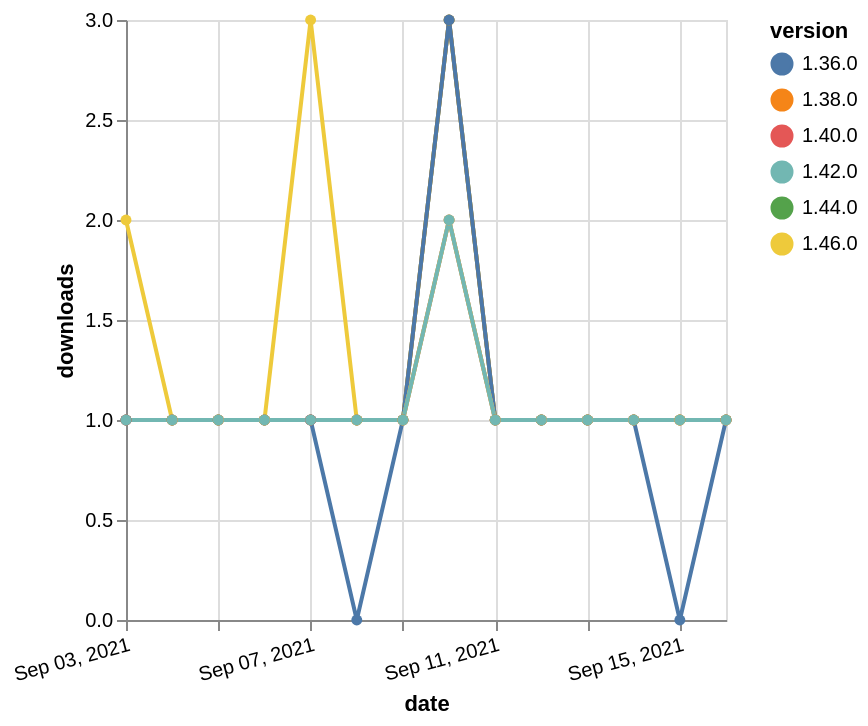

Specify this chart in Vega-Lite:
### Vega-Lite specification from a JSON file in a GitHub repository (floating-point values rounded to 4 significant figures)
{"$schema": "https://vega.github.io/schema/vega-lite/v5.json", "description": "A simple bar chart with embedded data.", "data": {"values": [{"date": "2021-09-03", "total": 175, "delta": 1, "version": "1.44.0"}, {"date": "2021-09-04", "total": 176, "delta": 1, "version": "1.44.0"}, {"date": "2021-09-05", "total": 177, "delta": 1, "version": "1.44.0"}, {"date": "2021-09-06", "total": 178, "delta": 1, "version": "1.44.0"}, {"date": "2021-09-07", "total": 179, "delta": 1, "version": "1.44.0"}, {"date": "2021-09-08", "total": 180, "delta": 1, "version": "1.44.0"}, {"date": "2021-09-09", "total": 181, "delta": 1, "version": "1.44.0"}, {"date": "2021-09-10", "total": 184, "delta": 3, "version": "1.44.0"}, {"date": "2021-09-11", "total": 185, "delta": 1, "version": "1.44.0"}, {"date": "2021-09-12", "total": 186, "delta": 1, "version": "1.44.0"}, {"date": "2021-09-13", "total": 187, "delta": 1, "version": "1.44.0"}, {"date": "2021-09-14", "total": 188, "delta": 1, "version": "1.44.0"}, {"date": "2021-09-15", "total": 189, "delta": 1, "version": "1.44.0"}, {"date": "2021-09-16", "total": 190, "delta": 1, "version": "1.44.0"}, {"date": "2021-09-03", "total": 316, "delta": 1, "version": "1.38.0"}, {"date": "2021-09-04", "total": 317, "delta": 1, "version": "1.38.0"}, {"date": "2021-09-05", "total": 318, "delta": 1, "version": "1.38.0"}, {"date": "2021-09-06", "total": 319, "delta": 1, "version": "1.38.0"}, {"date": "2021-09-07", "total": 320, "delta": 1, "version": "1.38.0"}, {"date": "2021-09-08", "total": 321, "delta": 1, "version": "1.38.0"}, {"date": "2021-09-09", "total": 322, "delta": 1, "version": "1.38.0"}, {"date": "2021-09-10", "total": 325, "delta": 3, "version": "1.38.0"}, {"date": "2021-09-11", "total": 326, "delta": 1, "version": "1.38.0"}, {"date": "2021-09-12", "total": 327, "delta": 1, "version": "1.38.0"}, {"date": "2021-09-13", "total": 328, "delta": 1, "version": "1.38.0"}, {"date": "2021-09-14", "total": 329, "delta": 1, "version": "1.38.0"}, {"date": "2021-09-15", "total": 330, "delta": 1, "version": "1.38.0"}, {"date": "2021-09-16", "total": 331, "delta": 1, "version": "1.38.0"}, {"date": "2021-09-03", "total": 369, "delta": 1, "version": "1.36.0"}, {"date": "2021-09-04", "total": 370, "delta": 1, "version": "1.36.0"}, {"date": "2021-09-05", "total": 371, "delta": 1, "version": "1.36.0"}, {"date": "2021-09-06", "total": 372, "delta": 1, "version": "1.36.0"}, {"date": "2021-09-07", "total": 373, "delta": 1, "version": "1.36.0"}, {"date": "2021-09-08", "total": 373, "delta": 0, "version": "1.36.0"}, {"date": "2021-09-09", "total": 374, "delta": 1, "version": "1.36.0"}, {"date": "2021-09-10", "total": 377, "delta": 3, "version": "1.36.0"}, {"date": "2021-09-11", "total": 378, "delta": 1, "version": "1.36.0"}, {"date": "2021-09-12", "total": 379, "delta": 1, "version": "1.36.0"}, {"date": "2021-09-13", "total": 380, "delta": 1, "version": "1.36.0"}, {"date": "2021-09-14", "total": 381, "delta": 1, "version": "1.36.0"}, {"date": "2021-09-15", "total": 381, "delta": 0, "version": "1.36.0"}, {"date": "2021-09-16", "total": 382, "delta": 1, "version": "1.36.0"}, {"date": "2021-09-03", "total": 181, "delta": 1, "version": "1.40.0"}, {"date": "2021-09-04", "total": 182, "delta": 1, "version": "1.40.0"}, {"date": "2021-09-05", "total": 183, "delta": 1, "version": "1.40.0"}, {"date": "2021-09-06", "total": 184, "delta": 1, "version": "1.40.0"}, {"date": "2021-09-07", "total": 185, "delta": 1, "version": "1.40.0"}, {"date": "2021-09-08", "total": 186, "delta": 1, "version": "1.40.0"}, {"date": "2021-09-09", "total": 187, "delta": 1, "version": "1.40.0"}, {"date": "2021-09-10", "total": 189, "delta": 2, "version": "1.40.0"}, {"date": "2021-09-11", "total": 190, "delta": 1, "version": "1.40.0"}, {"date": "2021-09-12", "total": 191, "delta": 1, "version": "1.40.0"}, {"date": "2021-09-13", "total": 192, "delta": 1, "version": "1.40.0"}, {"date": "2021-09-14", "total": 193, "delta": 1, "version": "1.40.0"}, {"date": "2021-09-15", "total": 194, "delta": 1, "version": "1.40.0"}, {"date": "2021-09-16", "total": 195, "delta": 1, "version": "1.40.0"}, {"date": "2021-09-03", "total": 114, "delta": 2, "version": "1.46.0"}, {"date": "2021-09-04", "total": 115, "delta": 1, "version": "1.46.0"}, {"date": "2021-09-05", "total": 116, "delta": 1, "version": "1.46.0"}, {"date": "2021-09-06", "total": 117, "delta": 1, "version": "1.46.0"}, {"date": "2021-09-07", "total": 120, "delta": 3, "version": "1.46.0"}, {"date": "2021-09-08", "total": 121, "delta": 1, "version": "1.46.0"}, {"date": "2021-09-09", "total": 122, "delta": 1, "version": "1.46.0"}, {"date": "2021-09-10", "total": 124, "delta": 2, "version": "1.46.0"}, {"date": "2021-09-11", "total": 125, "delta": 1, "version": "1.46.0"}, {"date": "2021-09-12", "total": 126, "delta": 1, "version": "1.46.0"}, {"date": "2021-09-13", "total": 127, "delta": 1, "version": "1.46.0"}, {"date": "2021-09-14", "total": 128, "delta": 1, "version": "1.46.0"}, {"date": "2021-09-15", "total": 129, "delta": 1, "version": "1.46.0"}, {"date": "2021-09-16", "total": 130, "delta": 1, "version": "1.46.0"}, {"date": "2021-09-03", "total": 155, "delta": 1, "version": "1.42.0"}, {"date": "2021-09-04", "total": 156, "delta": 1, "version": "1.42.0"}, {"date": "2021-09-05", "total": 157, "delta": 1, "version": "1.42.0"}, {"date": "2021-09-06", "total": 158, "delta": 1, "version": "1.42.0"}, {"date": "2021-09-07", "total": 159, "delta": 1, "version": "1.42.0"}, {"date": "2021-09-08", "total": 160, "delta": 1, "version": "1.42.0"}, {"date": "2021-09-09", "total": 161, "delta": 1, "version": "1.42.0"}, {"date": "2021-09-10", "total": 163, "delta": 2, "version": "1.42.0"}, {"date": "2021-09-11", "total": 164, "delta": 1, "version": "1.42.0"}, {"date": "2021-09-12", "total": 165, "delta": 1, "version": "1.42.0"}, {"date": "2021-09-13", "total": 166, "delta": 1, "version": "1.42.0"}, {"date": "2021-09-14", "total": 167, "delta": 1, "version": "1.42.0"}, {"date": "2021-09-15", "total": 168, "delta": 1, "version": "1.42.0"}, {"date": "2021-09-16", "total": 169, "delta": 1, "version": "1.42.0"}]}, "width": "container", "mark": {"type": "line", "point": {"filled": true}}, "encoding": {"x": {"field": "date", "type": "temporal", "timeUnit": "yearmonthdate", "title": "date", "axis": {"labelAngle": -15}}, "y": {"field": "delta", "type": "quantitative", "title": "downloads"}, "color": {"field": "version", "type": "nominal"}, "tooltip": {"field": "delta"}}}
